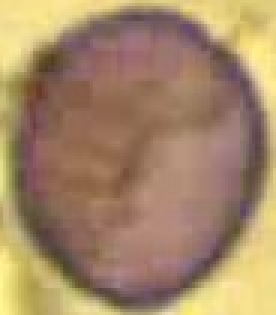
#> input picture Demos/VilagosLila/tanito_1.jpg, 92 x 105 px (shown 3 times larger)
$ python ColorTest.py
#> lines starting #> are read from the running program, lines starting #| are printed output that depends on the picture
import cv2
import numpy as np


def nothing():
    pass


b = 0
g = 0
r = 0
bgr = [b, g, r]
thresh = 40

originalIMG = cv2.imread('./VilagosLila/tanito_1.jpg')
#> originalIMG is the input picture: shape (105, 92, 3); mean B, G, R 103.9, 135.9, 165.1
originalIMG = cv2.resize(originalIMG, (500, 500))
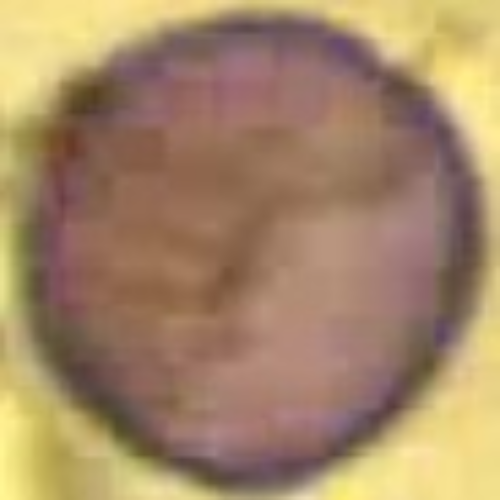
#> originalIMG: shape (500, 500, 3); mean B, G, R 103.8, 135.7, 164.9


def ColorFinder(event, x, y, flags, param):
    global bgr
    if event == cv2.EVENT_MOUSEMOVE:  # checks mouse moves
        colorsBGR = originalIMG[y, x]
        bgr = np.array([colorsBGR[0], colorsBGR[1], colorsBGR[2]])
        hsv = cv2.cvtColor(np.uint8([[bgr]]), cv2.COLOR_BGR2HSV)[0][0]
        print("HSV Value at ({},{}):{} ".format(x, y, hsv))
        print("BGR Value at ({},{}):{} ".format(x, y, colorsBGR))


def ColorCuc():
    while True:
        global bgr

        kernel = np.ones((5, 5), np.uint8)
        blur = cv2.blur(originalIMG, (10, 10))

        ResultOriginal = cv2.erode(originalIMG, kernel)
        brightHSV = cv2.cvtColor(ResultOriginal, cv2.COLOR_BGR2HSV)
#> brightHSV: shape (500, 500, 3); mean H, S, V 29.9, 94.7, 161.4
        # HSV
        hsv = cv2.cvtColor(np.uint8([[bgr]]), cv2.COLOR_BGR2HSV)[0][0]
        minHSV = np.array([hsv[0] - 10, hsv[1] - thresh, hsv[2] - thresh])
        maxHSV = np.array([hsv[0] + 10, hsv[1] + thresh, hsv[2] + thresh])
        maskHSV = cv2.inRange(brightHSV, minHSV, maxHSV)
#> maskHSV: shape (500, 500); every value is 0

        # BitwiseHSV
        # resultHSV = cv2.bitwise_and(brightHSV, brightHSV, mask=maskHSV)
        # mask = cv2.erode(mask, kernel)

        resultHSV = maskHSV

        cv2.imshow("Mask Bitwise nelkul", resultHSV)
        cv2.imshow("Original", originalIMG)
        cv2.imshow("Result Original", ResultOriginal)
        cv2.setMouseCallback('Result Original', ColorFinder)
        cv2.setMouseCallback('Original', ColorFinder)

        key = cv2.waitKey(1)
#> (key Esc is pressed here)
        if key == 27:
            break


ColorCuc()

$ run again, with Demos/VilagosLila/tanito_0.jpg copied over Demos/VilagosLila/tanito_1.jpg
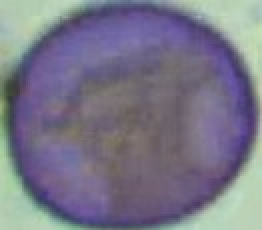
#> input picture Demos/VilagosLila/tanito_0.jpg, 131 x 115 px (shown 2 times larger)
#> originalIMG is the input picture: shape (115, 131, 3); mean B, G, R 136.3, 118.8, 120.7
#> `originalIMG = cv2.resize(originalIMG, (500, 500))`:
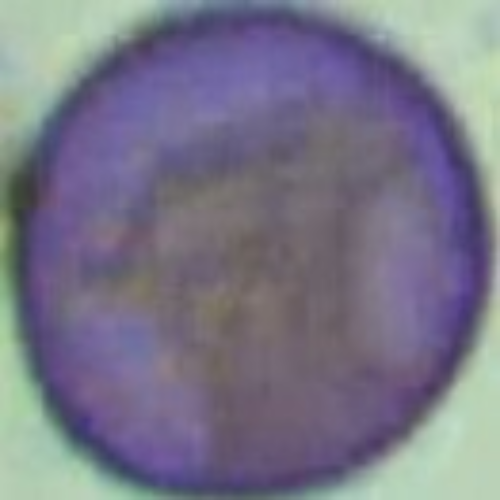
#> originalIMG: shape (500, 500, 3); mean B, G, R 136.2, 118.7, 120.6
#> brightHSV: shape (500, 500, 3); mean H, S, V 113.9, 55.7, 138.8
#> maskHSV: shape (500, 500); every value is 0

$ run again, with Demos/VilagosLila/tanito_5.jpg copied over Demos/VilagosLila/tanito_1.jpg
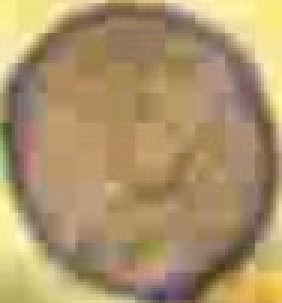
#> input picture Demos/VilagosLila/tanito_5.jpg, 94 x 101 px (shown 3 times larger)
#> originalIMG is the input picture: shape (101, 94, 3); mean B, G, R 107.7, 148.1, 173.1
#> `originalIMG = cv2.resize(originalIMG, (500, 500))`:
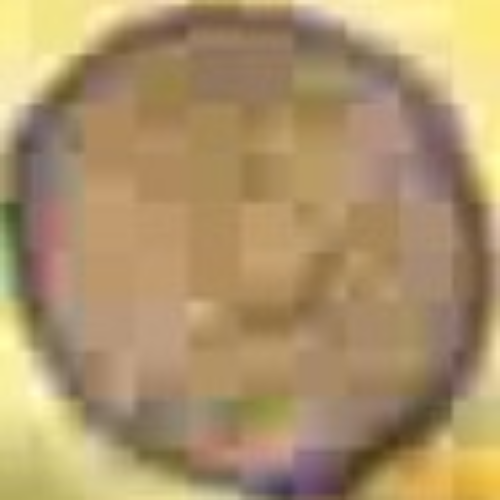
#> originalIMG: shape (500, 500, 3); mean B, G, R 107.6, 148, 173
#> brightHSV: shape (500, 500, 3); mean H, S, V 20.5, 98.1, 169.5
#> maskHSV: shape (500, 500); every value is 0
